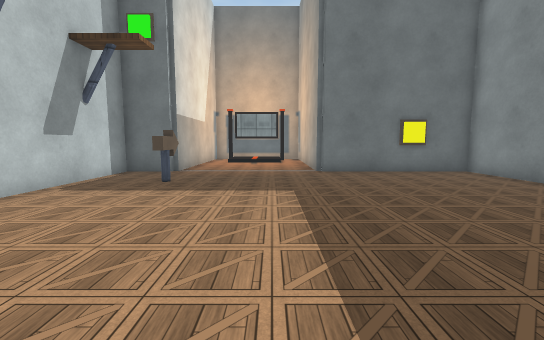
[1] (above)

12 first-person views from a walk through a scene from a Unity 3-D project. The camera is 1.2 m above the floor, tilts 6° down and sees 90° across. The floor is counted in squares, 1 m on a side. Each view is taken from the middle of a square. On the plan, view 1 faces up. The plan holds only what a view shows up to about 13 squares ahead; the rest is blank. The player is left out. Surface patterns are stand-ins for the level's own textures.

[2]
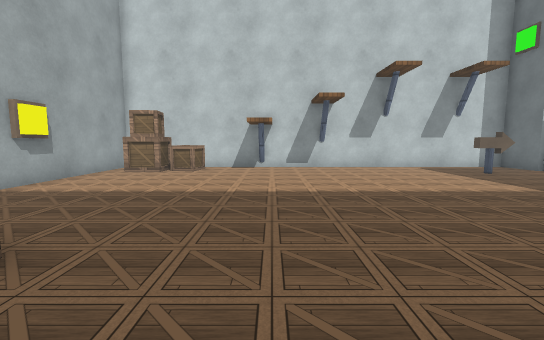

[3]
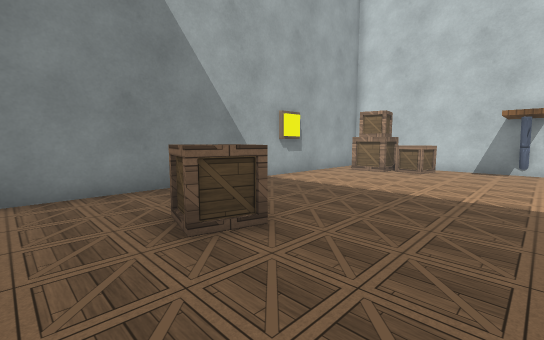

[4]
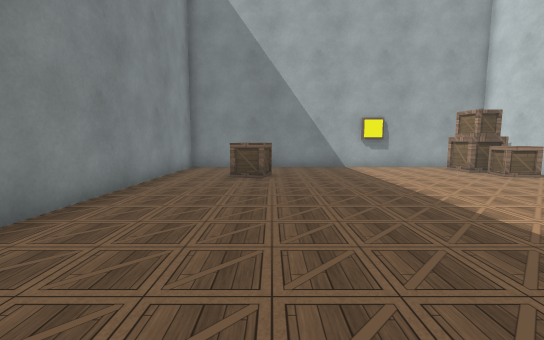

[5]
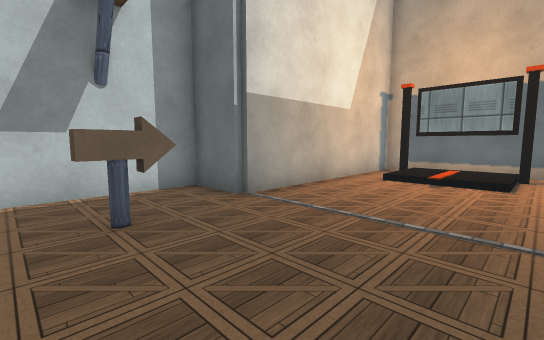

[6]
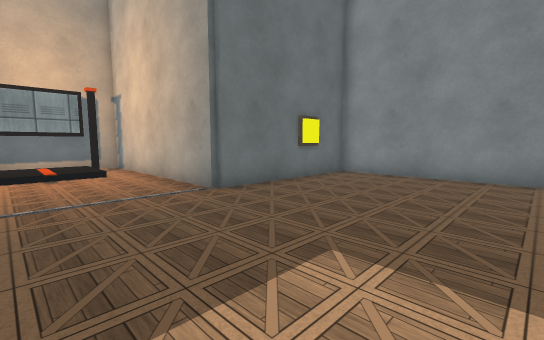

[7]
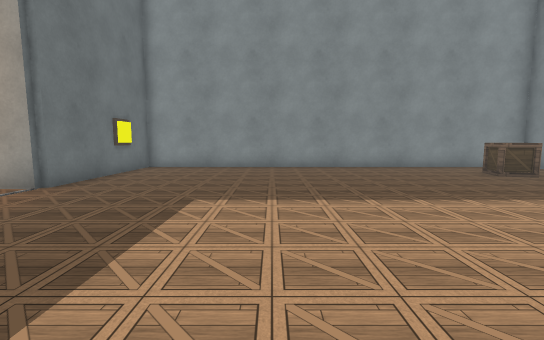

[8]
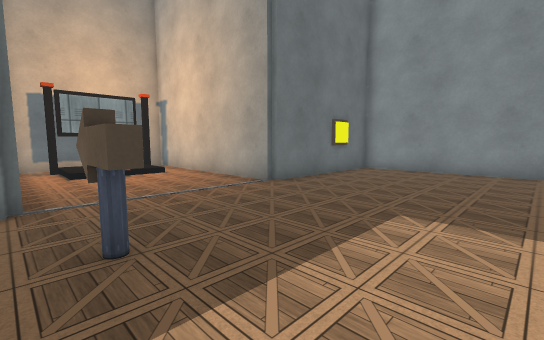

[9]
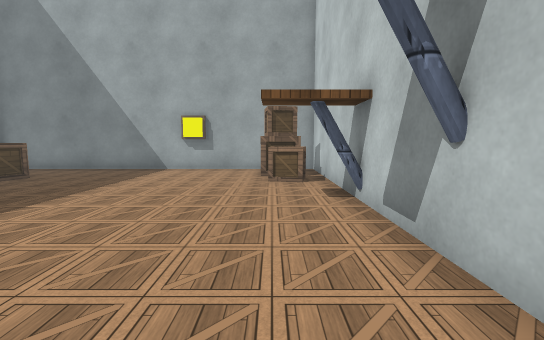

[10]
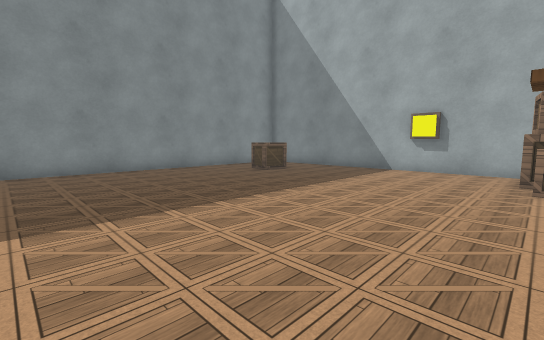

[11]
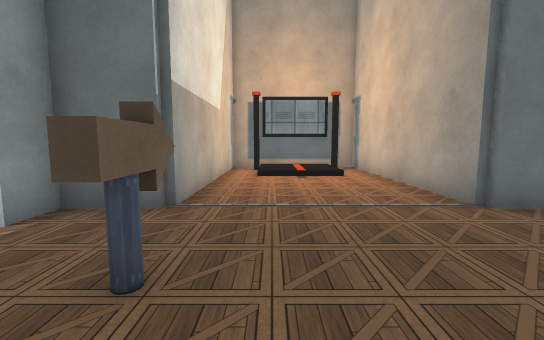

[12]
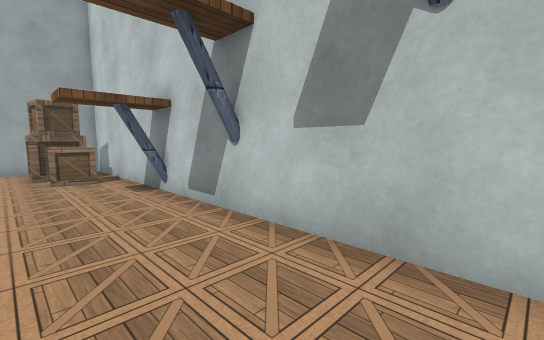

### Floor plan
Points are (right, up) in squares from view 1. A wall is a line through its corners. A room is listed if a view was taken in it or the views show most of it. See-through windows are left out.
Room 1 (views 1, 2, 3, 4, 5, 6, 7, 8, 9, 10, 11, 12)
walls: (1.8, 10.8) (1.8, 18.8) (-3.8, 18.8) (-3.8, 10.8) (-5.8, 10.8) (-5.8, -6.8) (7.8, -6.8) (7.8, 10.8) (1.8, 10.8); (0.5, 17.9) (-2.5, 17.9)
objects: other object (-5, -6) to (-4, -5); other object (-5, -4) to (-4, -3); other object (-5, 0); other object (-3, 8); other object (-3, 18); other object (1, 18); other object (4, -4) to (5, -3)

Where each view was taken, in squares from view 1:
view 1: 0 up, 0 right, facing up
view 2: 0 up, 7 right, facing left
view 3: 0 up, 7 right, facing down-left
view 4: 6 up, 4 right, facing down
view 5: 7 up, 1 right, facing up-left
view 6: 5 up, 2 left, facing up-right
view 7: 5 up, 5 left, facing right
view 8: 5 up, 4 left, facing up-right
view 9: 5 up, 4 left, facing down
view 10: 5 up, 4 left, facing down-right
view 11: 6 up, 2 left, facing up
view 12: 6 up, 3 left, facing down-left
